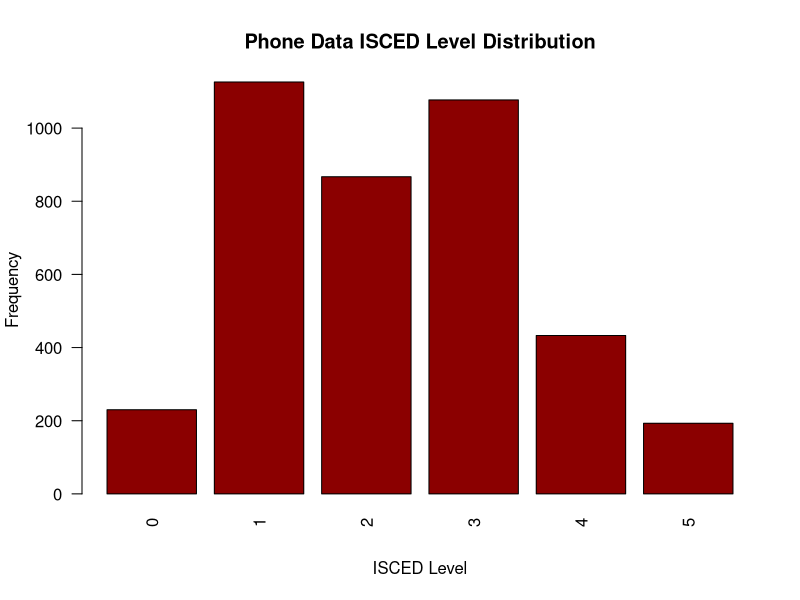
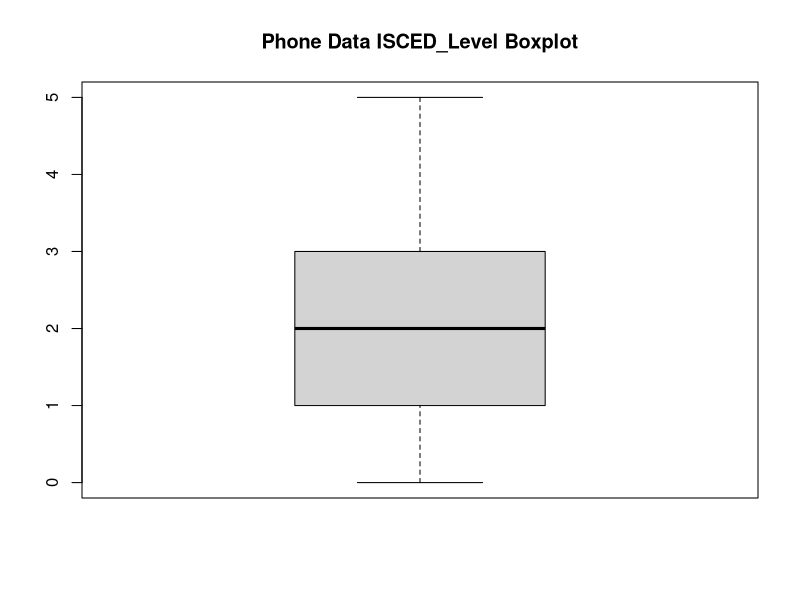
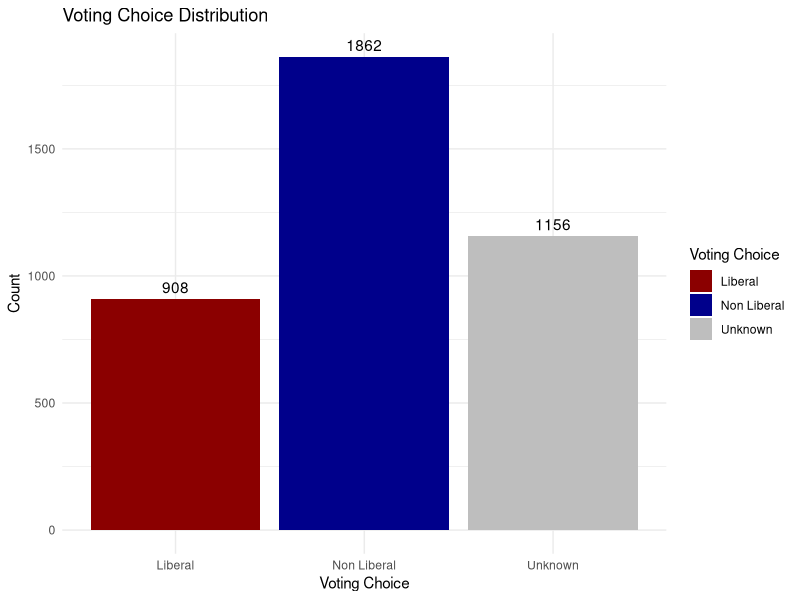
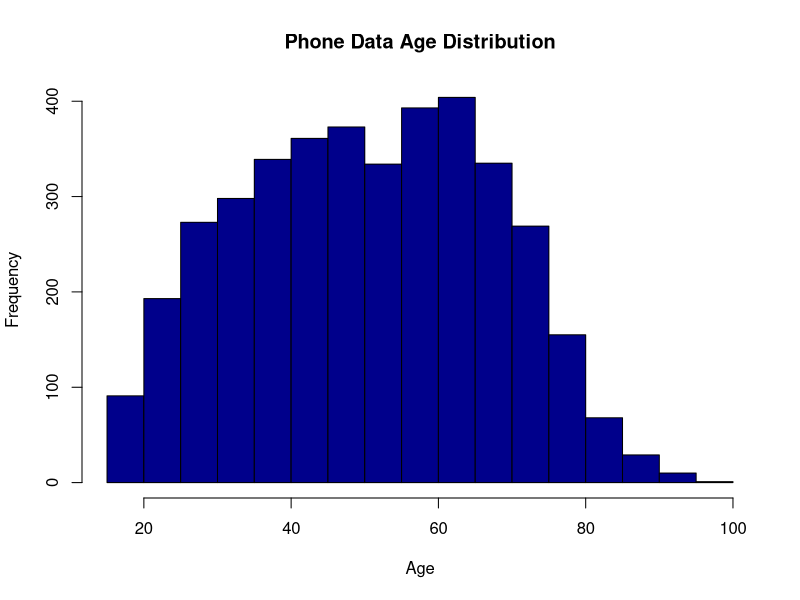
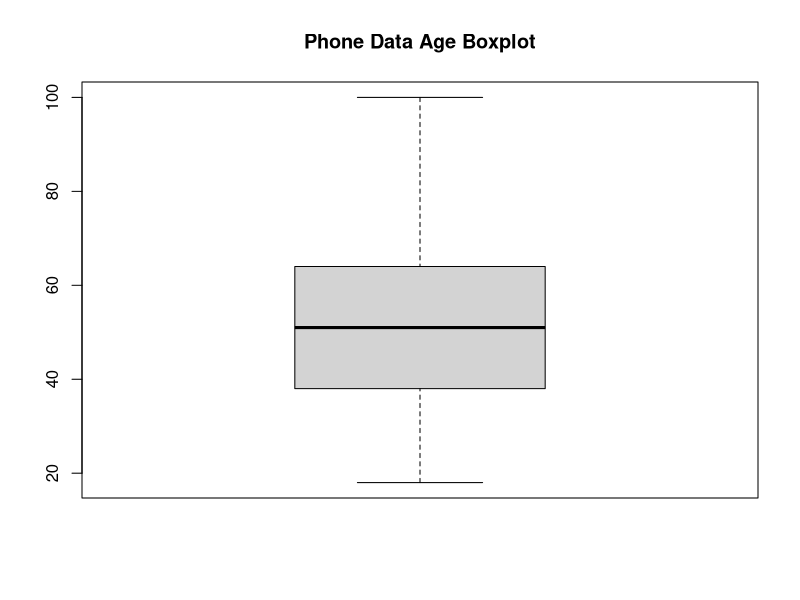
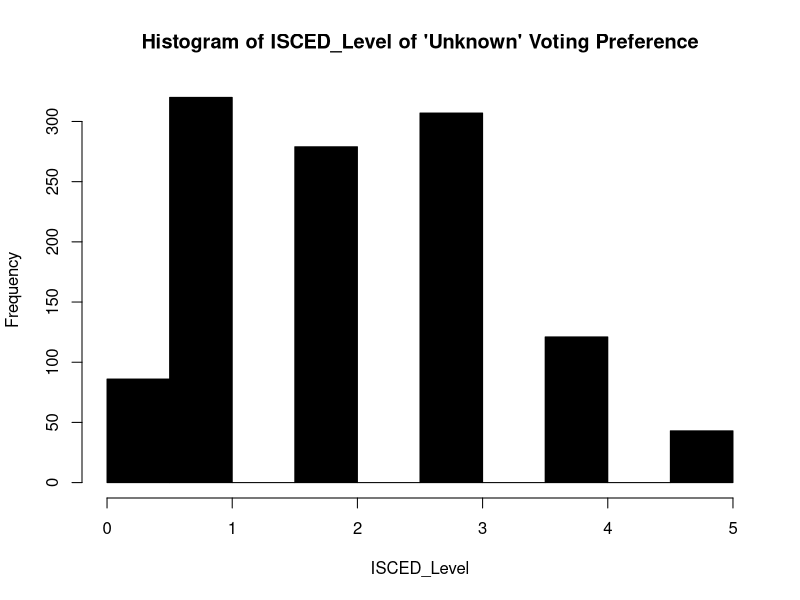
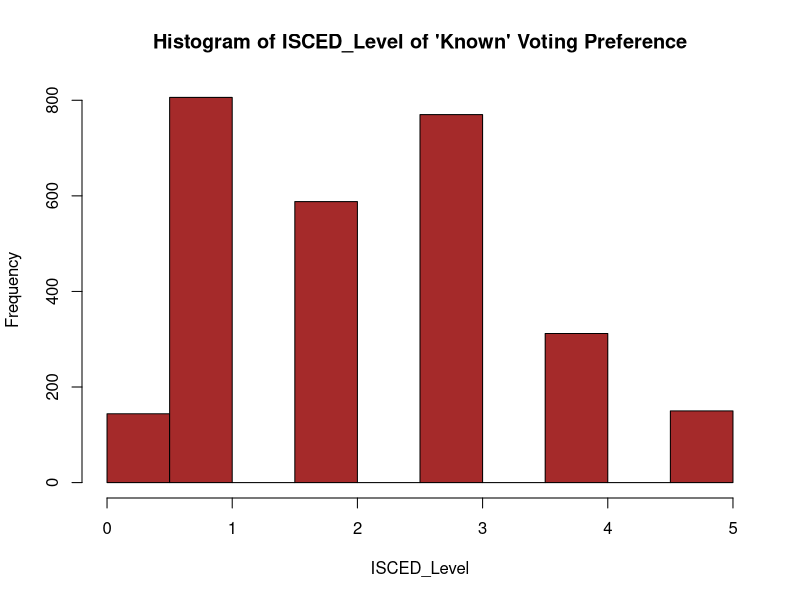

The R script that drew these images, in order:
## ---- chunk 1
library(tidyverse)
library(dplyr)
library(ggplot2)
library(broom)
library(knitr)

phone_data <- read_csv("ces_phone.csv")

## ---- chunk 2
#NA values in age, most likely to vote for (q11) and education level q(61)
na_count <- phone_data %>%
  summarize(
    q11 = sum(is.na(q11)),
    q61 = sum(is.na(q61)),
    age = sum(is.na(age))
  )

#removing NA values in q11 (81 is a low number)

phone_data <- phone_data %>% filter(!is.na(q11))

#Checking non response answers (-9, -8, -7 for q11 and q61) and valid age

no_response_count <- phone_data %>%
  summarize(
    q11 = sum(q11 < 0),
    q61 = sum(q61 < 0),
    # filtering out ages younger than 18
    age = sum(age < 18)
  )

#removing non response from q61 (11 is a small number)

phone_data <- phone_data %>% filter(q61 > 0)
## ---- chunk 3


# Data Cleaning: Convert q61 into ISCED
isced_mapping <- c(
  '1' = 0,  # ISCED 0 -> No school
  '2' = 0,  # ISCED 1 -> Some elem
  '3' = 0,  # ISCED 1 -> Elem
  '4' = 0,  # ISCED 2 -> Some high school
  '5' = 1,  # ISCED 3 -> High school diploma
  '6' = 1,  # ISCED 4 -> Some community college
  '7' = 2,  # ISCED 5 -> Community College
  '8' = 1,  # ISCED 6 -> Some university
  '9' = 3,  # ISCED 6 -> Bachelor
  '10' = 4,  # ISCED 7 -> Master
  '11' = 5  # ISCED 7 -> PHD
)

phone_data <- 
  phone_data %>%
  mutate(isced_level = isced_mapping[as.character(phone_data$q61)],
         voting_choice = case_when(
           phone_data$q11 == 1 ~ 'Liberal',
           phone_data$q11 < 0 ~ 'Unknown',
           phone_data$q11 != 1 ~ 'Non Liberal'
         ))

## ---- chunk 4

#Distribution of Isced Level

barplot(table(phone_data$isced_level),
        main = "Phone Data ISCED Level Distribution",
        xlab = "ISCED Level",
        ylab = "Frequency",
        col = "darkred",
        las = 2) 

boxplot(phone_data$isced_level,
        main = "Phone Data ISCED_Level Boxplot")

#Distribution of voting preference

vote_counts <- phone_data %>% group_by(voting_choice) %>% summarize(count = n())

ggplot(vote_counts, aes(x = voting_choice, y = count, fill = voting_choice)) +
  geom_bar(stat = "identity") +  # Create bar graph
  geom_text(aes(label = count), vjust = -0.5, color = "black") +  # Add labels
  labs(
    title = "Voting Choice Distribution",
    x = "Voting Choice",
    y = "Count",
    fill = "Voting Choice"
  ) +
  theme_minimal() + 
  scale_fill_manual(values = c("Liberal" = "darkred", "Non Liberal" = "darkblue", "Unknown" = "gray"))

#Age Distribution

hist(phone_data$age, main = "Phone Data Age Distribution", xlab = "Age", col = "darkblue")

boxplot(phone_data$age,
        main = "Phone Data Age Boxplot")
## ---- chunk 5
#Summary statistics
print("ISCED LEVEL")
summary(phone_data$isced_level)

print("AGE")
summary(phone_data$age)
## ---- chunk 6
phone_data_unknown <- phone_data %>% filter(voting_choice == 'Unknown')
phone_data_known <- phone_data %>% filter(voting_choice == 'Liberal' | voting_choice == 'Non Liberal')

#Unknown Dist
hist(phone_data_unknown$isced_level, main = "Histogram of ISCED_Level of 'Unknown' Voting Preference", xlab = 'ISCED_Level', col = "black")

#Known Dist
hist(phone_data_known$isced_level, main = "Histogram of ISCED_Level of 'Known' Voting Preference", xlab = 'ISCED_Level', col = "brown")
## ---- chunk 7
# converting voted_liberal to factor binary (Liberal = 1, Non-Liberal = 0)
phone_data$voting_choice <- factor(phone_data$voting_choice, levels = c("Non Liberal", "Liberal"))

# Ensure that ISCED level and age are numeric
phone_data$isced_level <- as.numeric(phone_data$isced_level)
phone_data$age <- as.numeric(phone_data$age)

phone_data <- phone_data %>%
  mutate(voting_choice = case_when(
    voting_choice == "Liberal" ~ 1,
    TRUE ~ 0
  ))

phone_data <- phone_data %>%
  filter(!is.na(voting_choice))
## ---- chunk 8

# Here you can run code to calculate your Confidence Intervals.

library(survey)

# Calculate the sample size for each statum
strata_sample_size <- numeric(6)
for (level in 0:5) {
  strata_sample_size[level+1] <- sum(phone_data$isced_level == level)
}

# population size derived from Statistics Canada
phone_data <- phone_data %>% 
  mutate(pop_fpc = case_when(isced_level == 0 ~ 4899580, # No diploma
                             isced_level == 1 ~ 8097295, # High school diploma
                             isced_level == 2 ~ 9252800, # Postsecondary below Bachelor
                             isced_level == 3 ~ 5295360, # Bachelor diploma
                             isced_level == 4 ~ 1740605, # Master's diploma
                             isced_level == 5 ~ 279660)) %>% # Doctorate
  mutate(samp_wt = case_when(isced_level == 0 ~ 4899580/strata_sample_size[1],
                             isced_level == 1 ~ 8097295/strata_sample_size[2],
                             isced_level == 2 ~ 9252800/strata_sample_size[3],
                             isced_level == 3 ~ 5295360/strata_sample_size[4],
                             isced_level == 4 ~ 1740605/strata_sample_size[5],
                             isced_level == 5 ~ 279660/strata_sample_size[6]))

strata_design <- svydesign(id=~1, strata=~isced_level, weights=~samp_wt, fpc=~pop_fpc, data=phone_data)

svymean(~voting_choice, design=strata_design)
confint(svymean(~voting_choice, design=strata_design))
## ---- chunk 9
logit_model <- svyglm(voting_choice ~ isced_level + age, 
                      design = strata_design, 
                      family = binomial)
summary(logit_model)
## ---- chunk 10
(exp(-2.373643))/(1-exp(-2.373643))
